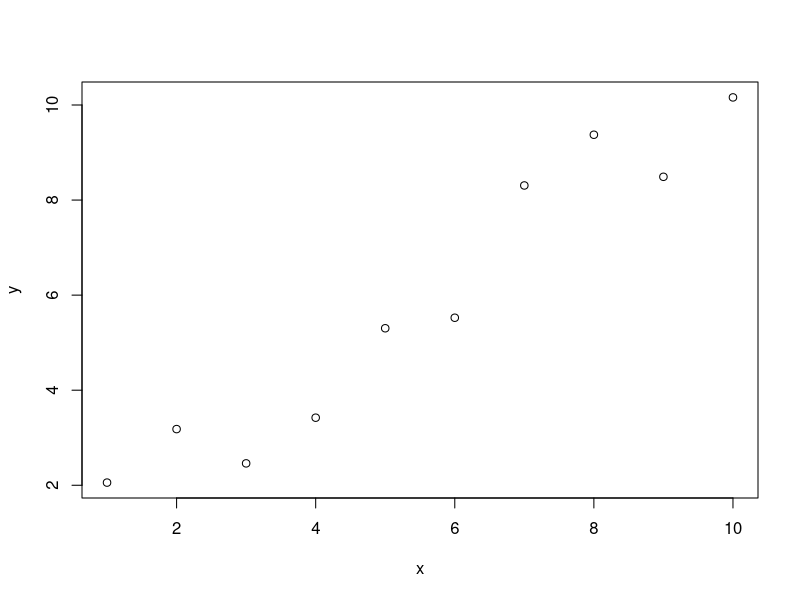

The R script that drew this image:
## ---- chunk 1
height <- c(60, 62, 71, 69, 72, 61, 61, 65)
mean(height)
## ---- chunk 2
x <- c(1,2,3,4,5,6,7,8,9,10)
y <- rnorm(10, mean=x)
plot(x,y)
